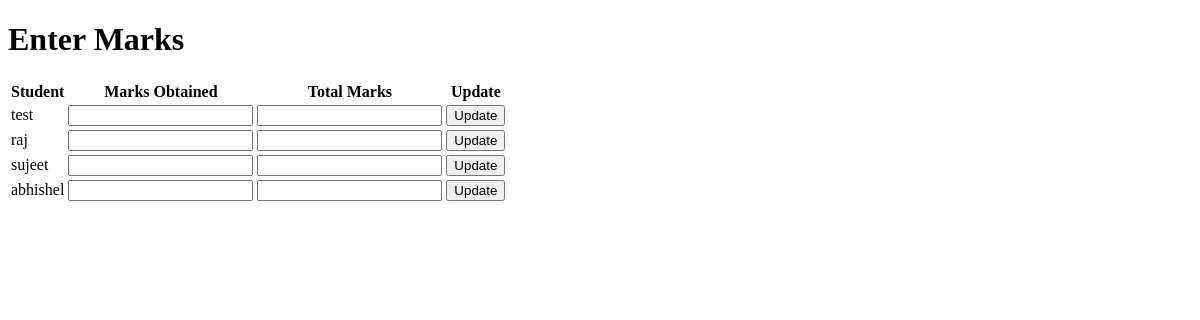
Before: /teacher/enter_marks/ (signed in) with the older database file.
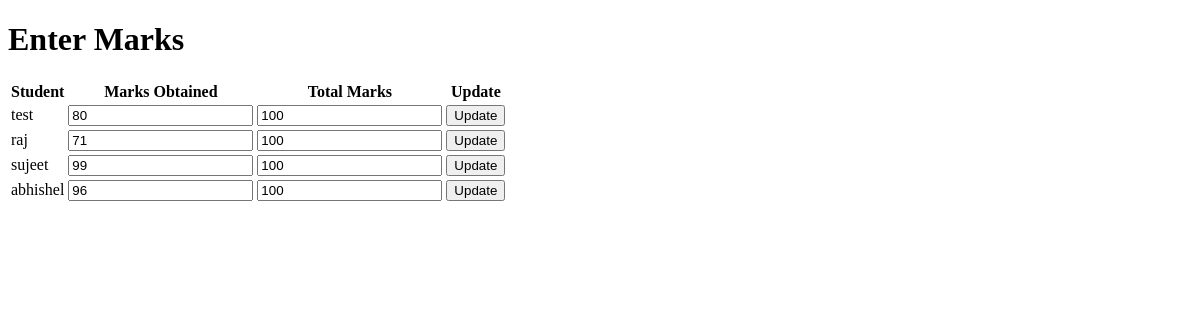
After: the same page with the newer database file.
### teacher/models.py (models this page shows, shortened)
class StudentMarks(models.Model):
    student = models.ForeignKey(settings.AUTH_USER_MODEL, on_delete=models.CASCADE, related_name='marks')
    marks_obtained = models.IntegerField(default=0)
    total_marks = models.IntegerField(default=100)  # Assuming 100 is the total marks

### teacher/views.py (the view)
# urls.py: path('enter_marks/', enter_marks, name='teacher_enter_marks'),
@login_required
def enter_marks(request):
    if request.method == 'POST':
        pass
    else:
        students = User.objects.all()  # Adjust this based on how you track students
        marks = StudentMarks.objects.all()
        return render(request, 'teacher/teachermarks.html', {'students': students, 'marks': marks})

### teacher/templates/teacher/teachermarks.html (shortened to what this page needs)
<!DOCTYPE html>
<html>
<head>
</head>
<body>
    <h1>Enter Marks</h1>
    <form method="post" action="{% url 'teacher_update_marks' %}">
        <table>
            <tr>
                <th>Student</th>
                <th>Marks Obtained</th>
                <th>Total Marks</th>
                <th>Update</th>
            </tr>
            {% for student in students %}
            <tr>
                <td>{{ student.username }}</td>
                <td>
                    <input type="number" name="marks_obtained_{{ student.id }}" value="{% for mark in marks %}{% if mark.student.id == student.id %}{{ mark.marks_obtained }}{% endif %}{% endfor %}" min="0">
                </td>
                <td>
                    <input type="number" name="total_marks_{{ student.id }}" value="{% for mark in marks %}{% if mark.student.id == student.id %}{{ mark.total_marks }}{% endif %}{% endfor %}" min="0">
                </td>
                <td>
                    <button type="submit" name="student_id" value="{{ student.id }}">Update</button>
                </td>
            </tr>
            {% endfor %}
        </table>
    </form>
</body>
</html>

Changed rows visible on the page:
added StudentMarks: marks_obtained "80", total_marks "100"
added StudentMarks: marks_obtained "71", total_marks "100"
added StudentMarks: marks_obtained "99", total_marks "100"
added StudentMarks: marks_obtained "96", total_marks "100"
